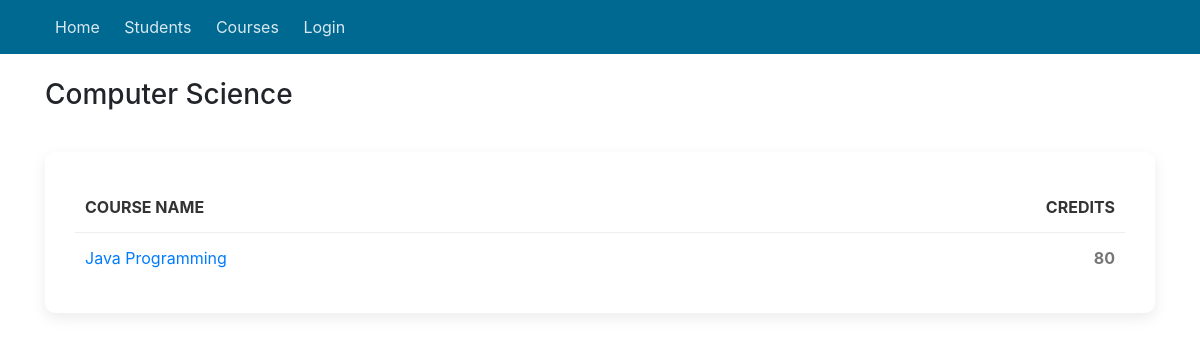
Page /program/1 on the earlier database version.
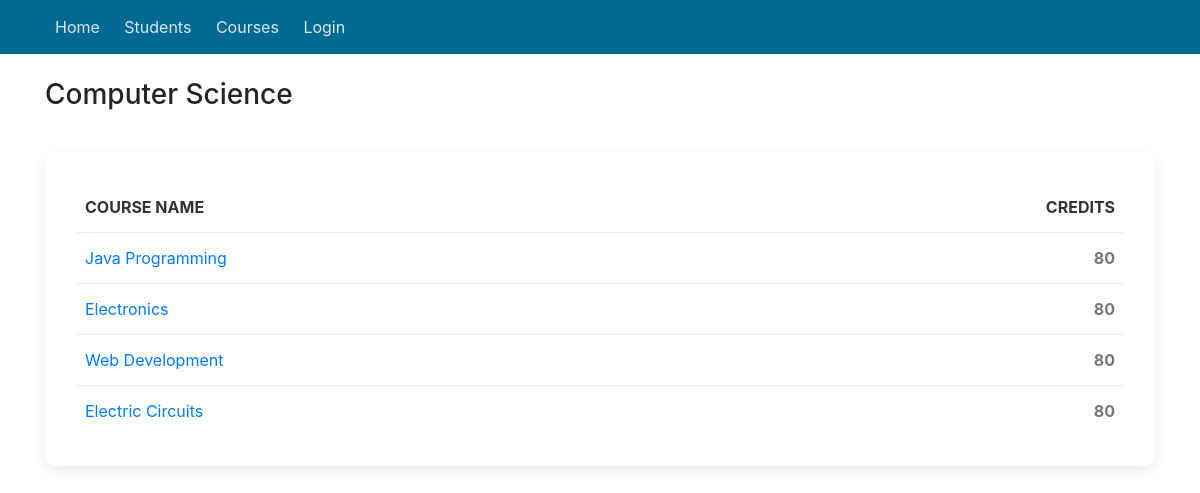
Same page on the later database version.
### sems/models.py (models this page shows)
class Course(models.Model):
    name = models.CharField(max_length=200)
    summary = models.TextField(max_length=600, null=True, blank=True)
    program = models.ForeignKey(Program, on_delete=models.CASCADE)
    start_date = models.DateField()
    end_date = models.DateField()
    credits = models.IntegerField(null=True, default=0)
    def __str__(self):
        return self.name

### sems/views.py (the view)
# urls.py: path('program/<int:pk>', views.program_detail, name='program_single'),
def program_detail(request, pk):
    program = Program.objects.get(pk=pk)
    courses = Course.objects.filter(program_id=pk)
    credits = Course.objects.aggregate(Sum('credits'))
    return render(
        request,
        'program_single.html',
        {'program': program, 'courses': courses, 'credits': credits},
    )

### sems/templates/program_single.html (shortened to what this page needs)
{% extends 'base_generic.html' %}
{% block content %}
<h3>{{ program.name }}</h3>
<br/>
<div class="shadow-box">
    {% if courses %}
    <table>
        <thead>
            <tr>
                <th>Course name</th>
                <th class="text-right">Credits</th>
            </tr>
        </thead>
    {% for course in courses %}
        <tr>
            <td><a href="{% url 'course_detail' pk=course.pk %}">{{ course }}</a></td>
            <td class="text-right"><b>{{ course.credits }}</b></td>
        </tr>
    {% endfor %}
    </table>
    {% else %}
    <p class="lead text-center">There are no courses available.</p>
    {% if user.is_authenticated %}
    <div class="text-center"><a href="{% url 'course_add' %}">Add new course</a></div>
    {% endif %}
    {% endif %}
</div>
{% endblock %}

Differences in the rows shown:
added Course: name "Electronics", credits "80"
added Course: name "Web Development", credits "80"
added Course: name "Electric Circuits", credits "80"
